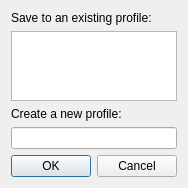
<?xml version="1.0" encoding="UTF-8"?>
<ui version="4.0">
 <class>OpenRGBProfileSaveDialog</class>
 <widget class="QDialog" name="OpenRGBProfileSaveDialog">
  <property name="geometry">
   <rect>
    <x>0</x>
    <y>0</y>
    <width>184</width>
    <height>186</height>
   </rect>
  </property>
  <property name="sizePolicy">
   <sizepolicy hsizetype="Maximum" vsizetype="Maximum">
    <horstretch>0</horstretch>
    <verstretch>0</verstretch>
   </sizepolicy>
  </property>
  <property name="windowTitle">
   <string>Profile Name</string>
  </property>
  <layout class="QVBoxLayout" name="verticalLayout">
   <item>
    <widget class="QLabel" name="existing">
     <property name="text">
      <string>Save to an existing profile:</string>
     </property>
    </widget>
   </item>
   <item>
    <widget class="QListWidget" name="list_profile"/>
   </item>
   <item>
    <widget class="QLabel" name="new_2">
     <property name="text">
      <string>Create a new profile:</string>
     </property>
    </widget>
   </item>
   <item>
    <widget class="QLineEdit" name="lineEdit"/>
   </item>
   <item>
    <widget class="QDialogButtonBox" name="buttonBox">
     <property name="orientation">
      <enum>Qt::Horizontal</enum>
     </property>
     <property name="standardButtons">
      <set>QDialogButtonBox::Cancel|QDialogButtonBox::Ok</set>
     </property>
    </widget>
   </item>
  </layout>
 </widget>
 <resources/>
 <connections>
  <connection>
   <sender>buttonBox</sender>
   <signal>accepted()</signal>
   <receiver>OpenRGBProfileSaveDialog</receiver>
   <slot>accept()</slot>
   <hints>
    <hint type="sourcelabel">
     <x>248</x>
     <y>254</y>
    </hint>
    <hint type="destinationlabel">
     <x>157</x>
     <y>274</y>
    </hint>
   </hints>
  </connection>
  <connection>
   <sender>buttonBox</sender>
   <signal>rejected()</signal>
   <receiver>OpenRGBProfileSaveDialog</receiver>
   <slot>reject()</slot>
   <hints>
    <hint type="sourcelabel">
     <x>316</x>
     <y>260</y>
    </hint>
    <hint type="destinationlabel">
     <x>286</x>
     <y>274</y>
    </hint>
   </hints>
  </connection>
 </connections>
</ui>
